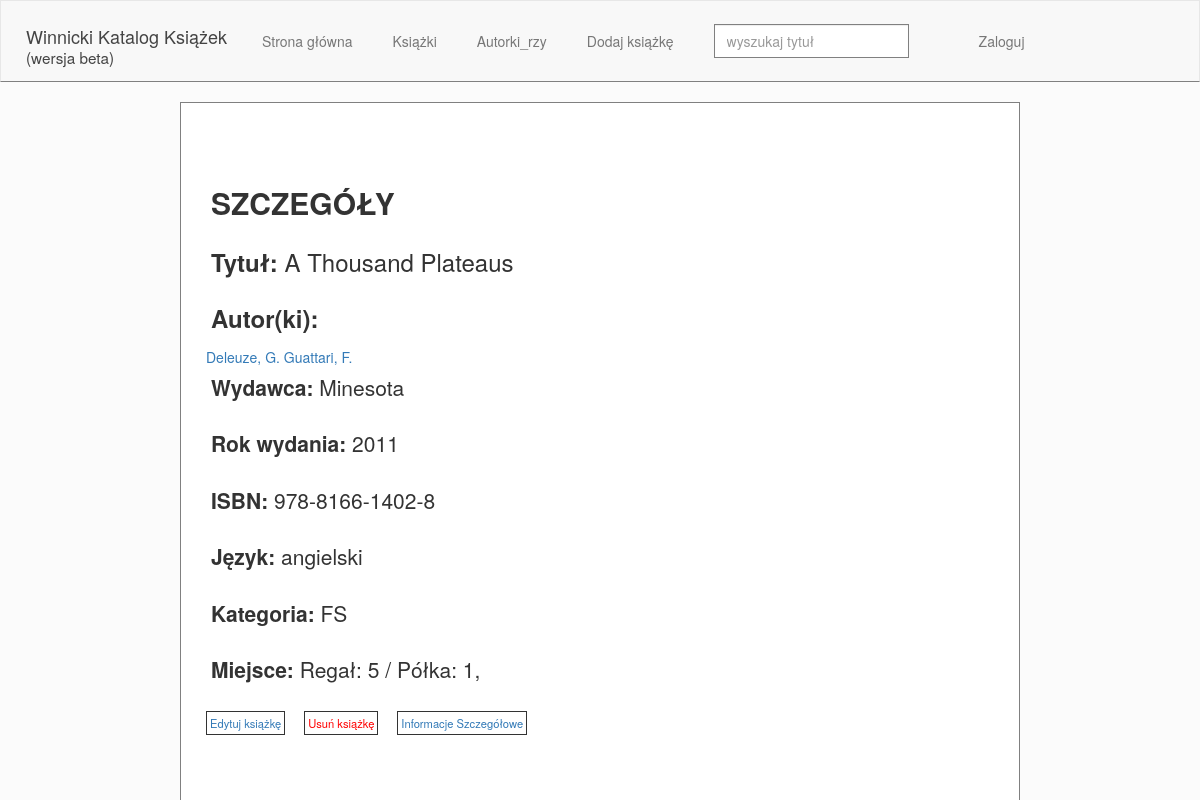
The app's page /catalog/ksiazka/1558/szczegoly/ with its own data.
### catalog/models.py (models this page shows, shortened)
class Book(models.Model):
	title=models.CharField('Tytuł', max_length=200, help_text="Wpisz tytuł")
	author=models.ManyToManyField('Author', help_text="Dodaj autora/kę")
	translator=models.ManyToManyField('Translator',
										blank=True,
										help_text="Dodaj tłumaczcza/kę")
	published=models.CharField('Data wydania', max_length=10,
								 help_text="Wpisz datę publikacji")
	isbn=models.CharField('ISBN', max_length=13,
							help_text="wpisz ISBN (13cyfr)", blank=True)
	publisher=models.CharField('Wydawca', max_length=100,
								help_text="Wpisz wydawcę")
	language=models.ManyToManyField('Language',
									blank=True,
									help_text="Wybierz język")
	category=models.ManyToManyField('Category', default="---",
									blank=True,
									help_text="wybierz kategorię")
	place=models.ForeignKey('Regal', blank=True, on_delete=models.SET_NULL,
							null=True, help_text='Podaj regał')
	shelf=models.CharField('Półka', max_length=10, blank=True, help_text='półka')
	class Meta:
		verbose_name="Książka"
		verbose_name_plural="Książki"
		ordering=["title"]
	def display_category(self):
		return ', '.join(category.name
						for category in self.category.all())
	display_category.short_description="Kategorie"
	def display_language(self):
		return ','.join(language.name for language in self.language.all())
	display_language.short_description="Języki"
	def display_author(self):
		return '; '.join(author.last_name+", "+author.first_name[0]+"."
						for author in self.author.all())
	display_author.short_description="autorki/rzy"

class Author(models.Model):
	first_name=models.CharField('Imię', max_length=50,
	 							help_text="wpisz Imę autorki/a")
	last_name=models.CharField('Nazwisko', max_length=50,
	 							help_text="wpisz nazwisko autorki/a")
	class Meta:
		verbose_name_plural="Autor_ka"
		verbose_name_plural="Autorki_rzy"
	def __str__(self):
		if len(self.first_name)<=1:
			return self.last_name
		else:
			return '%s, %s.'%(self.last_name, self.first_name[0])
	def get_absolute_url(self):
		return reverse('author-detail', args=[str(self.id)])

class Language(models.Model):
	name=models.CharField('Język', max_length=25, help_text="wpisz język")
	class Meta:
		verbose_name="Jęzki"
		verbose_name_plural="Języki"
	def __str__(self):
		return self.name

class Category(models.Model):
	name=models.CharField('Kategoria', max_length=25,
	 						help_text="Wpisz kategorię")
	description=models.CharField('Opis', max_length=50,
									blank=True,
									help_text="Dodaj opis kategorii")
	class Meta:
		verbose_name="Kategoria"
		verbose_name_plural="Kategorie"
	def __str__(self):
		return self.name

class Regal(models.Model):
	name=models.CharField('Nazwa', max_length=40, help_text="numer regału")
	class Meta:
		verbose_name="Regał"
		verbose_name_plural="Regały"
	def __str__(self):
		return "Regał: "+self.name

### catalog/views.py (the view)
# urls.py: url(r'^ksiazka/(?P<pk>\d+)/szczegoly/$', views.BookFullDetailView.as_view(),
class BookFullDetailView(BookDetailView):
	template_name='catalog/book_detail_full.html'

### catalog/templates/catalog/book_detail_full.html
{% extends "base_generic.html" %}
{% block content %}
  <section class="details">
  <h2> <span id="js-test"><strong>SZCZEGÓŁY</strong></span> </h2>
  <h3><strong>Tytuł: </strong>{{book.title}}</h3>
  <h3><strong> Autor(ki):</strong></h3>
  {% for author in book.author.all %} <a href="{{author.get_absolute_url}}">{{author}}</a>
  {% endfor %}
  <p><strong>Wydawca: </strong> {{book.publisher}}</p>
  <p><strong>Rok wydania: </strong>{{book.published}}</p>
  <p><strong>ISBN: </strong>{{book.isbn}}</p>
  <p><strong>Język: </strong>{% for lan in book.language.all %} {{lan}}
  {% endfor %}</p>
  <p><strong>Kategoria: </strong>{% for cat in book.category.all %} {{cat}}
  {% endfor %}</p>
  <p><strong>Miejsce: </strong>{{book.place}} / Półka: {{book.shelf}}, </p>
  <div class="detail-buttons">
  <ul>
  <li><a class="detail-buttons-color" href="{% url 'book-update' pk=book.id %}"> Edytuj książkę </a></li>
  <li><a class="red" href="{% url 'book-delete' pk=book.id %}"> Usuń książkę </a></li>
  <li><a class="detail-buttons-color" href="{% url 'book-detail-full' pk=book.id %}"> Informacje Szczegółowe </a></li>
  </ul>
  </div>
  </section>
  {% endblock %}

### catalog/static/css/style.css (style rules this page uses)
* { margin:0; padding:0; }
body { background-color: #fbfbfb; }
html { background-color: #fbfbfb; color:#333; font-family: 'Lato', 'Arial', sans-serif; font-size:20px; text-rendering:optimizeLegibility; }
h1, h2, h3 { padding: 5px; }
ul { list-style: none; }
li { padding:5px; }
p { padding:5px; line-height: 1.5; }
.detail-buttons { color: grey; margin-top: 20px; }
.detail-buttons ul li { display: inline-block; margin-right: 15px; background-color: #fff; color: #555; display: inline-block; border: 1px solid #333; padding: 3px; font-size: 80% }
.red { color: red; }

### records on screen
Book: title "A Thousand Plateaus", publisher "Minesota", published "2011", isbn "978-8166-1402-8", place "Regał: 5", shelf "1"
Author: first_name+last_name "Deleuze, G."
Author: first_name+last_name "Guattari, F."
Language: name "angielski"
Category: name "FS"
